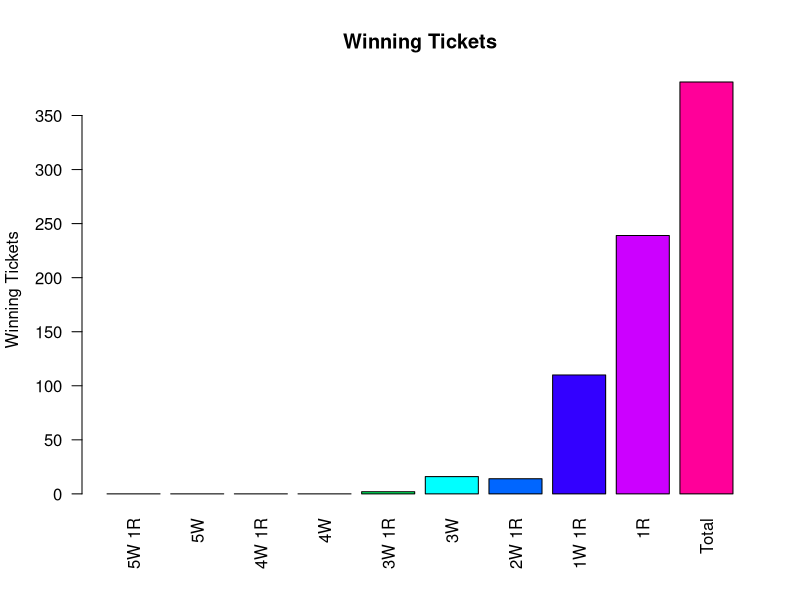
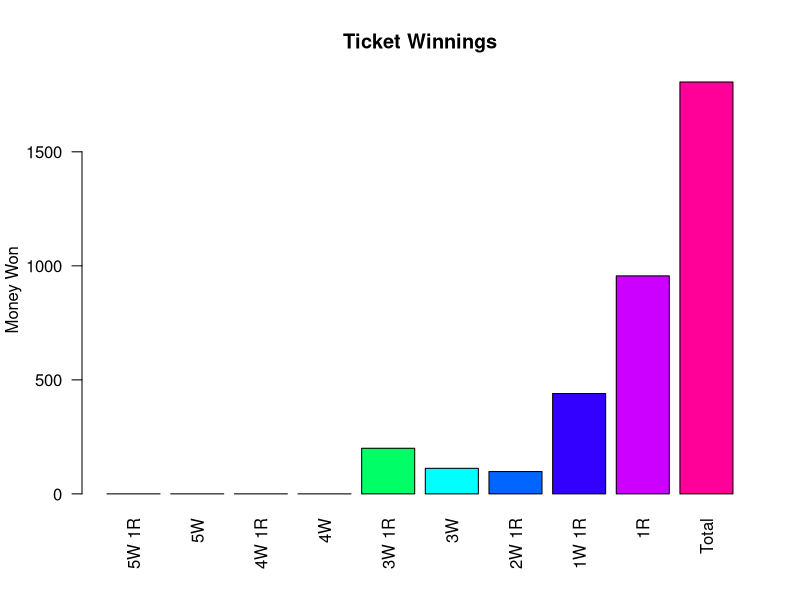
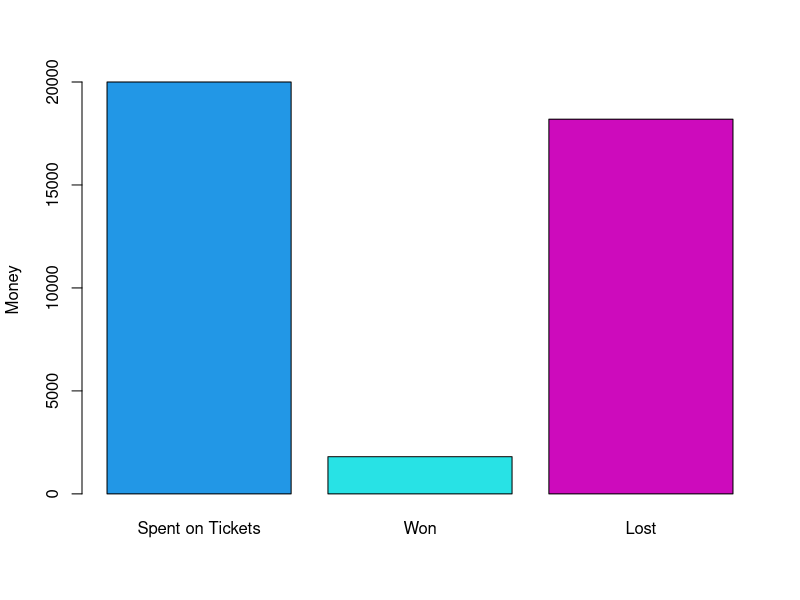

The R source for these figures, in order:
## ---- chunk 1
n=as.integer(10000) ## Change the amount of tickets bought here

## ---- chunk 2
GRANDPRIZE=as.integer(60000000) #Change grand prize here
## ---- chunk 3
winning.ticket=c(sort(sample(69,5)),sample(26,1))
winning.ticket
ticket=NULL
ticket=list(ticket)

powerball=rep(1:26,ceiling(n/26)+1)
#for (i in 1:n){ 
#  ticket[[i]]= c(sort(sample(69,5)),powerball[i])
#}
for (i in 1:n){ 
  ticket[[i]]= c(sort(sample(69,5)),sample(26,1))
}
sum.5w.1r=0
sum.5w=0
sum.4w.1r=0
sum.4w=0
sum.3w.1r=0
sum.3w=0
sum.2w.1r=0
sum.1w.1r=0
sum.1r=0
win.ticket=NULL
win.ticket=list(win.ticket)
for(i in 1:n){
if (sum(ticket[[i]]==winning.ticket)==6){
      sum.5w.1r=sum.5w.1r+1
    win.ticket[[i]]=ticket[[i]]}
    else if(sum(ticket[[i]][1:5]==winning.ticket[1:5])==5){
      sum.5w=sum.5w+1
    win.ticket[[i]]=ticket[[i]]}
    else if(sum(ticket[[i]][1:5]%in%winning.ticket[1:5])==4 && sum(ticket[[i]][6]==winning.ticket[6])==1){
      sum.4w.1r=sum.4w.1r+1
    win.ticket[[i]]=ticket[[i]]}
    else if(sum(ticket[[i]][1:5]%in%winning.ticket[1:5])==4){
      sum.4w=sum.4w+1
    win.ticket[[i]]=ticket[[i]]}
    else if(sum(ticket[[i]][1:5]%in%winning.ticket[1:5])==3 && sum(ticket[[i]][6]==winning.ticket[6])==1){
      sum.3w.1r=sum.3w.1r+1
    win.ticket[[i]]=ticket[[i]]}
    else if(sum(ticket[[i]][1:5]%in%winning.ticket[1:5])==3){
      sum.3w=sum.3w+1
    win.ticket[[i]]=ticket[[i]]}
    else if(sum(ticket[[i]][1:5]%in%winning.ticket[1:5])==2 && sum(ticket[[i]][6]==winning.ticket[6])==1){
      sum.2w.1r=sum.2w.1r+1
    win.ticket[[i]]=ticket[[i]]}
    else if(sum(ticket[[i]][1:5]%in%winning.ticket[1:5])==1 && sum(ticket[[i]][6]==winning.ticket[6])==1){
      sum.1w.1r=sum.1w.1r+1
    win.ticket[[i]]=ticket[[i]]}
    else if(sum(ticket[[i]][6]==winning.ticket[6])==1){
      sum.1r=sum.1r+1
    win.ticket[[i]]=ticket[[i]]
    }
}
win.ticket=split(unlist(win.ticket), ceiling(seq_along(unlist(win.ticket))/6))
winnings=sum.5w.1r*GRANDPRIZE+sum.5w*1000000+sum.4w.1r*50000+sum.4w*100+sum.3w.1r*100+sum.3w*7+sum.2w.1r*7+sum.1w.1r*4+sum.1r*4
## ---- chunk 4
 ## **Winning Tickets** 
for(i in 1:length(win.ticket)){
  if (sum(win.ticket[[i]]==winning.ticket)==6)
    print(paste(win.ticket[i],"5 Whites + Powerball Matched ($Grand Prize)"))
  
  else if(sum(win.ticket[[i]][1:5]==winning.ticket[1:5])==5)
    print(paste(win.ticket[i],"5 Whites Matched ($1,000,000"))
  
  else if(sum(win.ticket[[i]]%in%winning.ticket[1:5])==4 && sum(ticket[[i]][6]==winning.ticket[6])==1)
    print(paste(win.ticket[i],"4 Whites + Powerball Matched ($50,000)"))
  
  else if(sum(win.ticket[[i]][1:5]%in%winning.ticket[1:5])==4)
    print(paste(win.ticket[i],"4 Whites Matched ($100)"))
    
  else if(sum(win.ticket[[i]][1:5]%in%winning.ticket[1:5])==3 && sum(ticket[[i]][6]==winning.ticket[6])==1)
    print(paste(win.ticket[i],"3 Whites + Powerball Matched ($100)"))
  
else if(sum(win.ticket[[i]][1:5]%in%winning.ticket[1:5])==2 && sum(ticket[[i]][6]==winning.ticket[6])==1)
    print(paste(win.ticket[i],"2 Whites + Powerball Matched ($7)"))  
    
  else if(sum(win.ticket[[i]][1:5]%in%winning.ticket[1:5])==3)
    print(paste(win.ticket[i],"3 Whites Matched ($7)"))
    
  else if(sum(win.ticket[[i]][1:5]%in%winning.ticket[1:5])==1 && sum(ticket[[i]][6]==winning.ticket[6])==1)
    print(paste(win.ticket[i],"1 White + Powerball Matched ($4)"))
    
  else if(sum(win.ticket[[i]][6]==winning.ticket[6])==1)
    print(paste(win.ticket[i],"Power Ball Matched ($4)"))
}
## ---- chunk 5
win.ticket2=win.ticket
for(i in 1:length(win.ticket2)){
  if (sum(win.ticket2[[i]]==winning.ticket)==6)
    win.ticket2[[i]][7]=9+100
  else if(sum(win.ticket2[[i]][1:5]==winning.ticket[1:5])==5)
    win.ticket2[[i]][7]=8+100  
  else if(sum(win.ticket2[[i]]%in%winning.ticket[1:5])==4 && sum(win.ticket2[[i]][6]==winning.ticket[6])==1)
    win.ticket2[[i]][7]=7+100
  else if(sum(win.ticket2[[i]][1:5]%in%winning.ticket[1:5])==4)
    win.ticket2[[i]][7]=6+100
  else if(sum(win.ticket2[[i]][1:5]%in%winning.ticket[1:5])==3 && sum(win.ticket2[[i]][6]==winning.ticket[6])==1)
    win.ticket2[[i]][7]=5+100
  else if(sum(win.ticket2[[i]][1:5]%in%winning.ticket[1:5])==3)
    win.ticket2[[i]][7]=3+100
  else if(sum(win.ticket2[[i]][1:5]%in%winning.ticket[1:5])==2 && sum(win.ticket2[[i]][6]==winning.ticket[6])==1)
    win.ticket2[[i]][7]=4+100
  else if(sum(win.ticket2[[i]][1:5]%in%winning.ticket[1:5])==1 && sum(win.ticket2[[i]][6]==winning.ticket[6])==1)
    win.ticket2[[i]][7]=2+100
  else if(sum(win.ticket2[[i]][6]==winning.ticket[6])==1)
    win.ticket2[[i]][7]=1+100
}
po=unlist(win.ticket2)
names(po)=NULL
best.ticket=which(po[seq(7,length(win.ticket2)*7,by=7)]==max(po[seq(7,length(win.ticket2)*7,by=7)]))[1]

best.ticket=win.ticket[[best.ticket]]
la=TRUE
while(la){
       if (sum(best.ticket==winning.ticket)==6){
    print(cat(best.ticket,"     5 Whites + Powerball Matched ($Grand Prize)"))
         print(break)
       }
       if(sum(best.ticket[1:5]==winning.ticket[1:5])==5){ 
    print(cat(best.ticket,"     5 Whites Matched ($1,000,000"))
         print(break)
       }
       if(sum(best.ticket%in%winning.ticket[1:5])==4 && sum(best.ticket[6]==winning.ticket[6])==1){ 
    print(cat(best.ticket,"     4 Whites + Powerball Matched ($50,000)"))
         print(break)
       }
       if(sum(best.ticket[1:5]%in%winning.ticket[1:5])==4){ 
    print(cat(best.ticket,"     4 Whites Matched ($100)"))
         print(break)
       }
       if(sum(best.ticket[1:5]%in%winning.ticket[1:5])==3 && sum(best.ticket[6]==winning.ticket[6])==1){ 
    print(cat(best.ticket,"     3 Whites + Powerball Matched ($100)"))
         print(break)
       }
       if(sum(best.ticket[1:5]%in%winning.ticket[1:5])==2 && sum(best.ticket[6]==winning.ticket[6])==1){ 
    print(cat(best.ticket,"     2 Whites + Powerball Matched ($7)"))
         print(break)
       }
       if(sum(best.ticket[1:5]%in%winning.ticket[1:5])==3){
          cat(best.ticket,"     3 Whites Matched ($7)")
         print(break)
       }
       if(sum(best.ticket[1:5]%in%winning.ticket[1:5])==1 && sum(best.ticket[6]==winning.ticket[6])==1){ 
    print(cat(best.ticket,"     1 White + Powerball Matched ($4)"))
         print(break)
       }
       if(sum(best.ticket[6]==winning.ticket[6])==1){ 
    print(cat(best.ticket,"     Power Ball Matched ($4)"))
         print(break)
         
       }
  
}
## ---- chunk 6
x=c(sum.5w.1r,sum.5w,sum.4w.1r,sum.4w,sum.3w.1r,sum.3w,sum.2w.1r,sum.1w.1r,sum.1r,length(win.ticket))
barplot(x,las=2,names.arg=c("5W 1R","5W","4W 1R","4W","3W 1R","3W","2W 1R","1W 1R","  1R","Total"),col=rainbow(10),main=paste("Winning Tickets"),ylab="Winning Tickets")

## ---- chunk 7
y=c("Grand Prize","1,000,000","50,000","100","100","7","7","4","4","Total")


x=c(sum.5w.1r*GRANDPRIZE, sum.5w*1000000, sum.4w.1r*50000, sum.4w*100,sum.3w.1r*100, sum.3w*7, sum.2w.1r*7, sum.1w.1r*4, sum.1r*4,winnings)
barplot(x,las=2,names.arg=c("5W 1R","5W","4W 1R","4W","3W 1R","3W","2W 1R","1W 1R","1R","Total"),col=rainbow(10),main=paste("Ticket Winnings"),ylab="Money Won")


## ---- chunk 8
barplot(c(2*n,winnings,abs(2*n-winnings)),col=c(44:46),names.arg=c("Spent on Tickets","Won","Lost"),ylab="Money")
## ---- chunk 9
cat(  " You spent $", as.integer(2*n),"and won $", as.integer(winnings),"", "\n",
      as.integer(length(win.ticket)), "out of", n , "tickets were winners.","\n",
      "You lost $", (2*n)-winnings,"(if negative you won!!).","\n","\n",
      "You got 5 White + Powerball   ", sum.5w.1r, "time(s).","\n",
      "You got 5 White               ", sum.5w, "time(s).","\n",
      "You got 4 White + Powerball   ", sum.4w.1r, "time(s).","\n",
      "You got 4 White               ", sum.4w, "time(s),","\n",
      "You got 3 White + Powerball   ", sum.3w.1r, "time(s).","\n",
      "You got 3 White               ", sum.3w, "time(s),","\n",
      "You got 2 White + Powerball   ", sum.2w.1r, "time(s).","\n",
      "You got 1 White + Powerball   ", sum.1w.1r, "time(s).","\n",
      "You got Powerball             ", sum.1r, "time(s)."
      )
## ---- chunk 10
win.ticket
